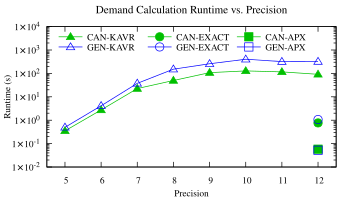

gnuplot code for this plot:
#Set Title
set title "Demand Calculation Runtime vs. Precision" font "Times, 12"

#Set Axis Markings
set xtics font "Times, 10"
set ytics font "Times, 10"
# set grid ytics lt 0 lw 1 lc rgb "#bbbbbb"
# set grid xtics lt 0 lw 1 lc rgb "#bbbbbb"
set ylabel 'Runtime (s)' font "Times, 10" offset 4,0
set xlabel 'Precision' font "Times, 10" offset 0,0.5
set format y "%2.0t{/Symbol \264}10^{%L}"

set xrange [4.5:12.5]
set yrange [0.01:10000]
set logscale y 10

#Prepare to handle CSVs
set datafile separator ','

#Configure Global PDF Outputs
set terminal pdf enhanced size 3.44in,2in
set key font "Times, 10"

set key autotitle columnhead

#Set key
set key top left
set key spacing 1.1
set key width 3
set key reverse
set key Left
set key vertical
set key maxrows 2

# set xtics 200000
# set lmargin 7
#l,r,b,t
set margins 6.5,1,2.5,2

#Name PDF
set output "exp1-precision-p5-12-single-point-cangen.pdf"

plot \
    '../../src/exp_data/var_precision-kavr24-p05-12-can-rtss18-memo-1-slnSeq-0-trace-0-AG.csv' using 10:3 with linespoints pt 9 lc rgb "web-green" title "CAN-KAVR",\
    '../../src/exp_data/var_precision-kavr24-p05-12-gen-rtss18-memo-1-slnSeq-0-trace-0-AG.csv' using 10:3 with linespoints pt 8 lc rgb "blue" title "GEN-KAVR",\
    '../../src/exp_data/var_precision-exact-p12-can-rtss18-memo-1-slnSeq-0-trace-0-AG.csv' every ::99::100 using 10:3 with linespoints pt 7 lc rgb "web-green" title "CAN-EXACT",\
    '../../src/exp_data/var_precision-exact-p12-gen-rtss18-memo-1-slnSeq-0-trace-0-AG.csv' every ::99::100 using 10:3 with linespoints pt 6 lc rgb "blue" title "GEN-EXACT",\
    '../../src/exp_data/var_precision-apx-p12-can-rtss18-memo-1-slnSeq-0-trace-0-AG.csv' every ::99::100 using 10:3 with linespoints pt 5 lc rgb "web-green" title "CAN-APX",\
    '../../src/exp_data/var_precision-apx-p12-gen-rtss18-memo-1-slnSeq-0-trace-0-AG.csv' every ::99::100 using 10:3 with linespoints pt 4 lc rgb "blue" title "GEN-APX"
    # 57.7154751150083 with lines dashtype 2 lc rgb "web-green" title "CAN-EXACT",\
    # 6.420810055002221 with lines dashtype 3 lc rgb "web-green" title "CAN-APX",\
    # 57.7154751150083 with lines dashtype 2 lc rgb "blue" title "GEN-EXACT",\
    # 6.420810055002221 with lines dashtype 3 lc rgb "blue" title "GEN-APX",\
